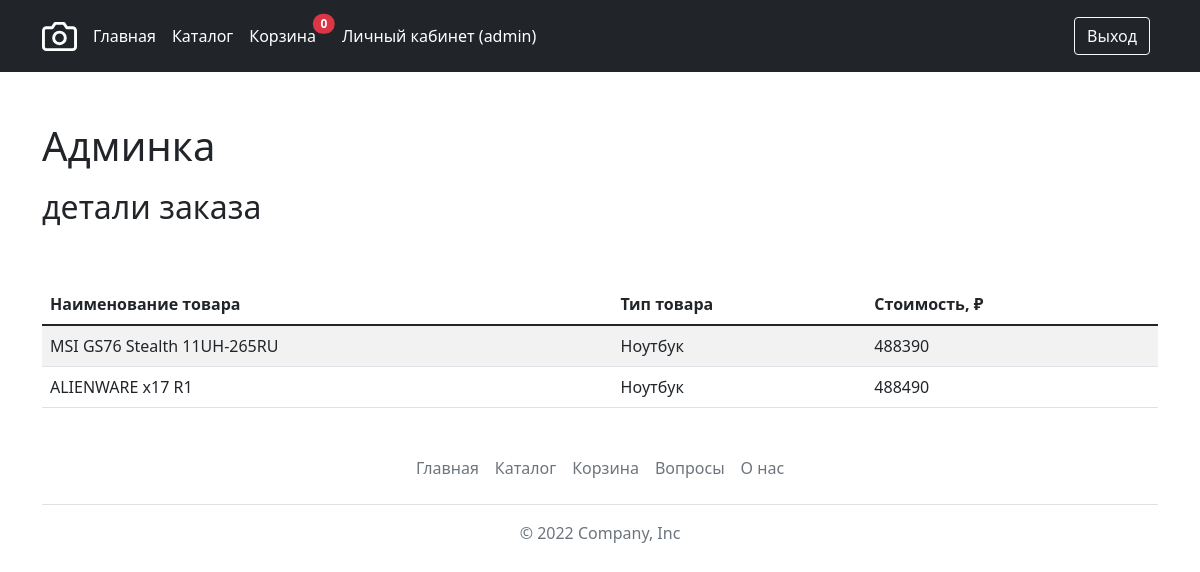
Page /user/orderdetails/?id=t8egia1m1noj02blcehp60p9e24vqa3f (signed in) on the committed database.
### tables this page shows
CREATE TABLE `carts` (
  `id` int NOT NULL,
  `session_id` varchar(255) NOT NULL,
  `good_id` int NOT NULL
);

CREATE TABLE `goods` (
  `id` int NOT NULL,
  `name` varchar(100) NOT NULL,
  `description` text NOT NULL,
  `price` int NOT NULL
);

### engine/Render.php (called while the page is built, shortened)
<?php
class Render implements iRender
{
    public function renderTemplate($template, $params = [])
    {
        extract($params);
        $templatePath = VIEWS_DIR . $template . ".php";
        include $templatePath;
        return ob_get_clean();
    }
}

### engine/Autoload.php (called while the page is built, shortened)
<?php
class Autoload
{
    public function loadClass($className)
    {
        $fileName = str_replace(["\\", "app\\"], [DS, ROOT . DS], $className) . ".php";
    }
}

### engine/Request.php (called while the page is built, shortened)
<?php
class Request
{
    protected $params = [];
    protected function parseRequest()
    {
        $this->requestString = $_SERVER["REQUEST_URI"];
        $url = explode("/", $this->requestString);
        $this->params = $_REQUEST;
        $data = json_decode(file_get_contents("php://input"));
    }
    public function getParams(): array
    {
        return $this->params;
    }
}

### traits/tSingleton.php (called while the page is built, shortened)
<?php
trait tSingleton
{
    private static $instance = null;
    public static function getInstance()
    {
        if (is_null(static::$instance)) {
            static::$instance = new static();
        }
        return static::$instance;
    }
}

### models/repositories/CartRepository.php (called while the page is built, shortened)
<?php
class CartRepository extends Repository
{
    public static function getCart($session_id)
    {
        $sql = "SELECT carts.id
                AS carts_id, goods.id good_id, goods.name, goods.description, goods.price
                FROM `carts`,`goods`
                WHERE `session_id` = :session_id
                AND carts.good_id = goods.id";
        return Db::getInstance()->queryAll($sql, ["session_id" => $session_id]);
    }
}

### engine/Db.php (called while the page is built, shortened)
<?php
class Db
{
    private $config = [
        "driver" => "mysql",
        "host" => "localhost",
        "login" => "root",
        "password" => "",
        "database" => "php_pro",
        "charset" => "utf8",
    ];
    private $connection = null;
    private function prepareDsnString()
    {
        return sprintf("%s:host=%s;dbname=%s;charset=%s",
            $this->config["driver"],
            $this->config["host"],
            $this->config["database"],
            $this->config["charset"],
        );
    }
    private function getConnection()
    {
        if (is_null($this->connection)) {
            $this->connection = new \PDO($this->prepareDsnString(),
                $this->config["login"],
                $this->config["password"]
            );
            $this->connection->setAttribute(\PDO::ATTR_DEFAULT_FETCH_MODE, \PDO::FETCH_ASSOC);
        }
        return $this->connection;
    }
    private function query($sql, $params)
    {
        $STH = $this->getConnection()->prepare($sql);
        $STH->execute($params);
        return $STH;
    }
    public function queryAll($sql, $params = [])
    {
        return $this->query($sql, $params)->fetchAll();
    }
}

### views/admin/orderDetails.php (the view)
<h1 style="padding: 50px 0 10px">Админка</h1>
<h2 style="padding: 0 0 50px">детали заказа</h2>
<table class="table table-striped">
    <thead>
    <tr>
        <th scope="col">Наименование товара</th>
        <th scope="col">Тип товара</th>
        <th scope="col">Стоимость, &#8381;</th>
    </tr>
    </thead>
    <tbody>
    <?php foreach ($cart as $item): ?>
        <tr>
            <td><?= $item["name"] ?></td>
            <td><?= $item["description"] ?></td>
            <td><?= $item["price"] ?></td>
        </tr>
    <?php endforeach; ?>
    </tbody>
</table>

### rows in the picture
carts: good.name "MSI GS76 Stealth 11UH-265RU", good.description "Ноутбук", good.price "488390"
carts: good.name "ALIENWARE x17 R1", good.description "Ноутбук", good.price "488490"

### other values in the picture
$count "0"
$userName "admin"
